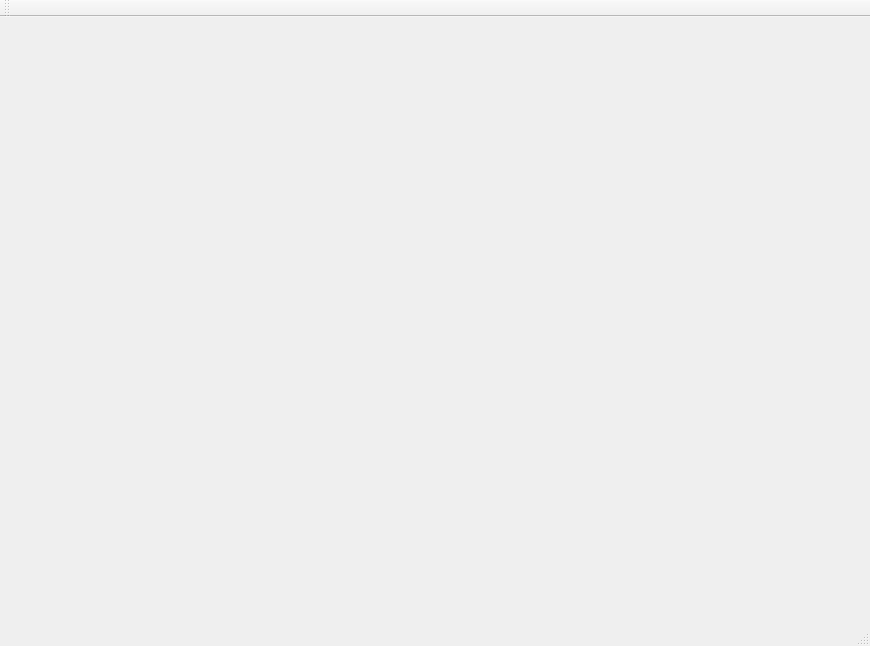
<?xml version="1.0" encoding="UTF-8"?>
<ui version="4.0">
 <class>MainWindow</class>
 <widget class="QMainWindow" name="MainWindow">
  <property name="geometry">
   <rect>
    <x>0</x>
    <y>0</y>
    <width>870</width>
    <height>646</height>
   </rect>
  </property>
  <property name="windowTitle">
   <string>MainWindow</string>
  </property>
  <widget class="QWidget" name="centralWidget">
   <property name="enabled">
    <bool>true</bool>
   </property>
  </widget>
  <widget class="QMenuBar" name="menuBar">
   <property name="geometry">
    <rect>
     <x>0</x>
     <y>0</y>
     <width>870</width>
     <height>26</height>
    </rect>
   </property>
  </widget>
  <widget class="QToolBar" name="mainToolBar">
   <attribute name="toolBarArea">
    <enum>TopToolBarArea</enum>
   </attribute>
   <attribute name="toolBarBreak">
    <bool>false</bool>
   </attribute>
  </widget>
  <widget class="QStatusBar" name="statusBar"/>
 </widget>
 <layoutdefault spacing="6" margin="11"/>
 <resources/>
 <connections/>
</ui>
